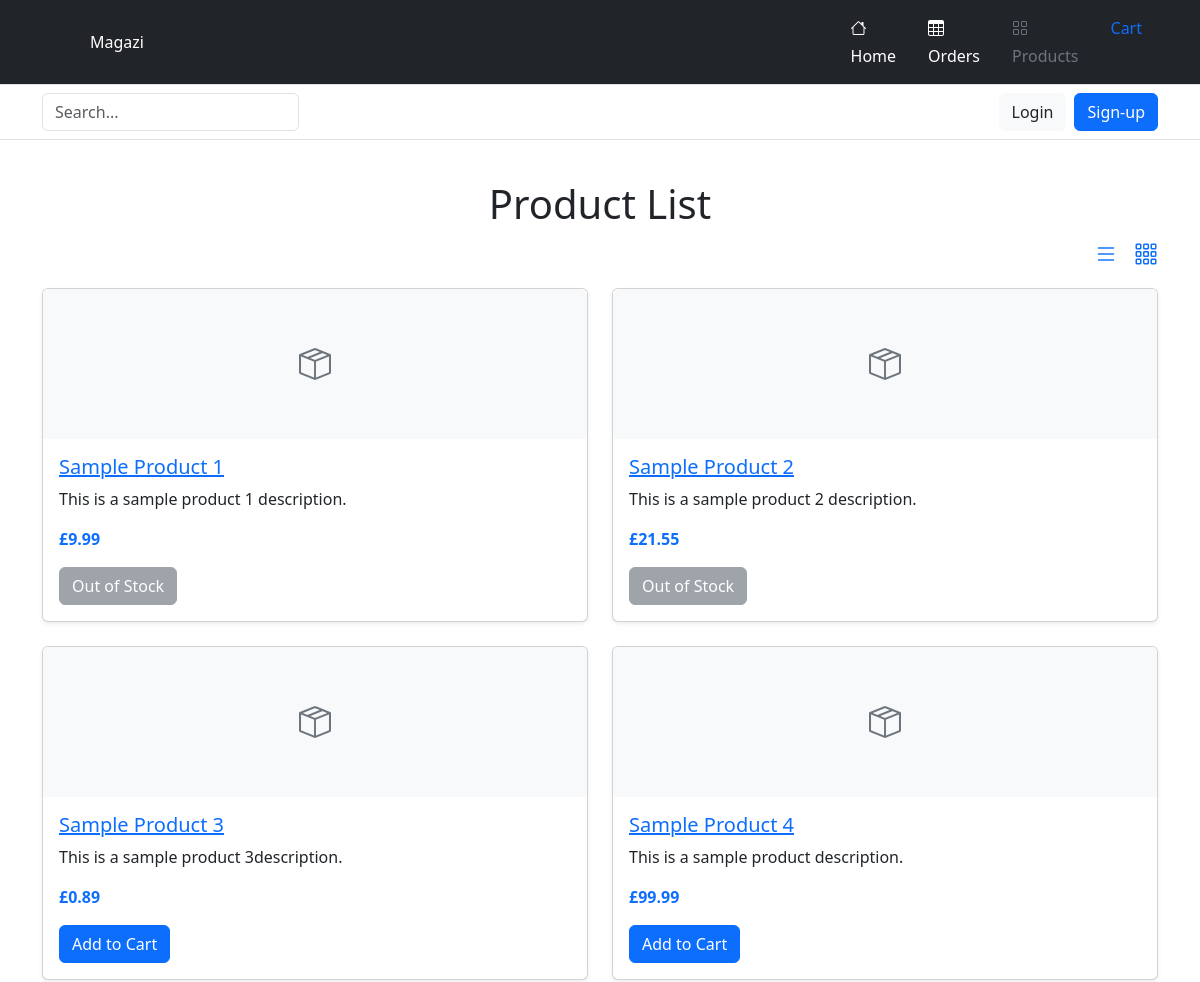
/products/ (upper part), run on an earlier commit of the app's database.
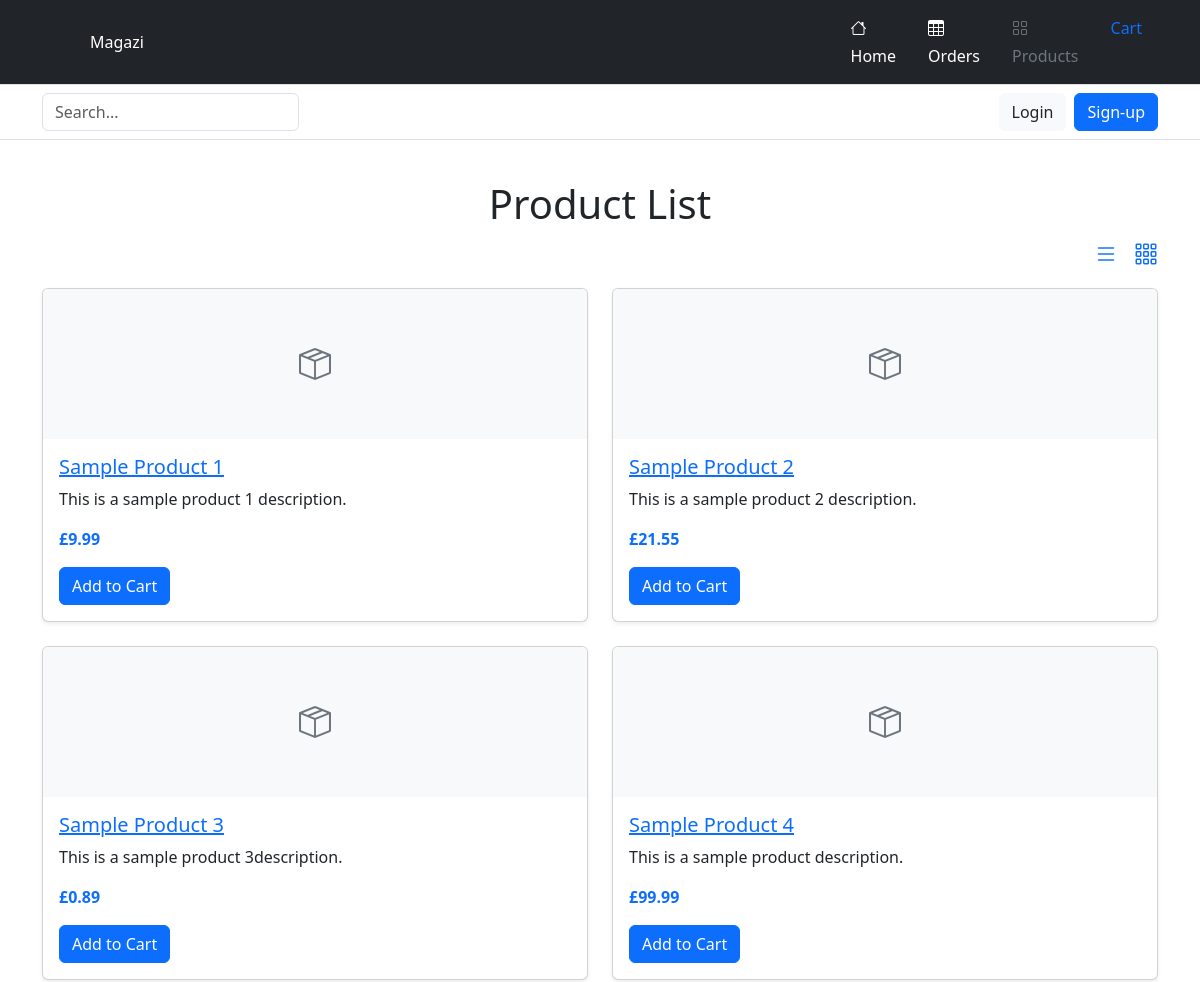
And on a later commit of the database.
### products/models.py (models this page shows, shortened)
class Product(models.Model):
    name = models.CharField(max_length=255)
    description = models.TextField()
    price = models.DecimalField(max_digits=10, decimal_places=2)
    image = models.ImageField(upload_to='product_images/', null=True, blank=True)
    stock = models.PositiveIntegerField(default=0)
    digital_file = models.FileField(upload_to='digital_products/', blank=True, null=True)
    created_at = models.DateTimeField(auto_now_add=True)
    updated_at = models.DateTimeField(auto_now=True)

### products/views.py (the view)
# urls.py: path('', views.product_list, name='product_list'),
def product_list(request):
    products = Product.objects.all()  # Retrieve all products from the database
    return render(request, 'products/product_list.html', {'products': products})

### cart/context.py (called while the page is built, shortened)
def cart_summary(request):
    cart = request.session.get('cart', {})
    cart_items = []
    total = 0
    return {'cart_total': total, 'cart_items': cart_items}

### products/templates/products/product_list.html (shortened to what this page needs)
{% extends "base.html" %}
{% load static %}
{% block extracss %}
    <link href="{% static 'css/products.css' %}" rel="stylesheet">
{% endblock %}
{% block content %}
<div class="container my-4">
    <h1 class="text-center">Product List</h1>
    <div class="d-flex justify-content-end mb-3">
        <a id="toggle-list" href="#" class="me-3" title="List View">
            <i class="bi bi-list" style="font-size: 1.5rem; color: #0d6efd;"></i>
        </a>
        <a id="toggle-grid" href="#" title="Grid View">
            <i class="bi bi-grid-3x3-gap" style="font-size: 1.5rem; color: #0d6efd;"></i>
        </a>
    </div>
    <div id="product-container" class="row row-cols-1 row-cols-md-2 g-4">
        {% for product in products %}
            <div class="col">
                <div class="card h-100 shadow-sm">
                    {% if product.image %}
                        <img src="{{ product.image.url }}" class="card-img-top" alt="{{ product.name }}">
                    {% else %}
                        <div class="card-img-top d-flex justify-content-center align-items-center bg-light" style="height: 150px;">
                            <i class="bi bi-box-seam" style="font-size: 2rem; color: #6c757d;"></i>
                        </div>
                    {% endif %}
                    <div class="card-body">
                        <h5 class="card-title">
                            <a href="{% url 'products:product_detail' product.id %}">{{ product.name }}</a>
                        </h5>
                        <p class="card-text">{{ product.description|truncatechars:100 }}</p>
                        <p class="card-text text-primary fw-bold">£{{ product.price }}</p>
                        {% if product.stock > 0 %}
                            <a href="{% url 'cart:add_to_cart' product.id %}" class="btn btn-primary">Add to Cart</a>
                        {% else %}
                            <button class="btn btn-secondary" disabled>Out of Stock</button>
                        {% endif %}
                    </div>
                </div>
            </div>
        {% endfor %}
    </div>
</div>
{% endblock %}

What changed in the data, as far as the page shows it:
changed Product "Sample Product 1": stock "Out of Stock" → "Add to Cart"
changed Product "Sample Product 2": stock "Out of Stock" → "Add to Cart"
